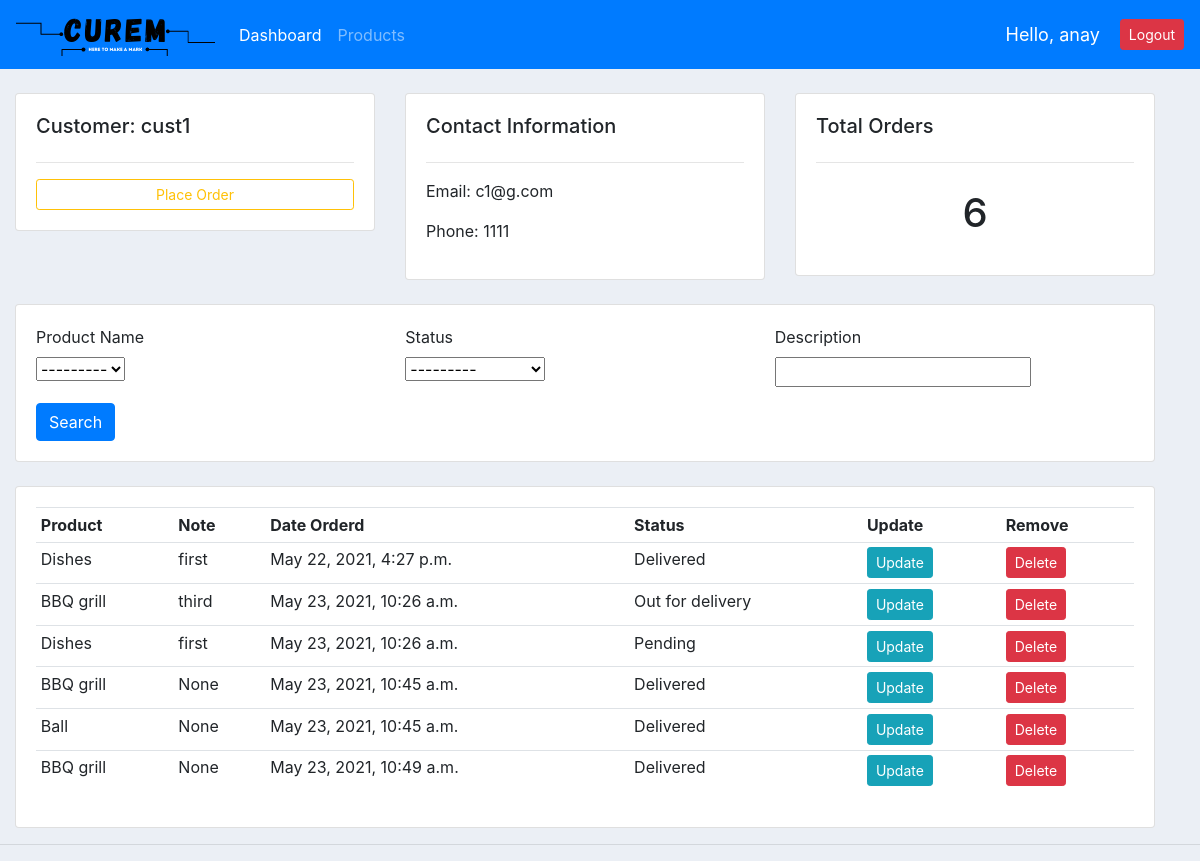
The app's page /customer/1 (signed in), older data.
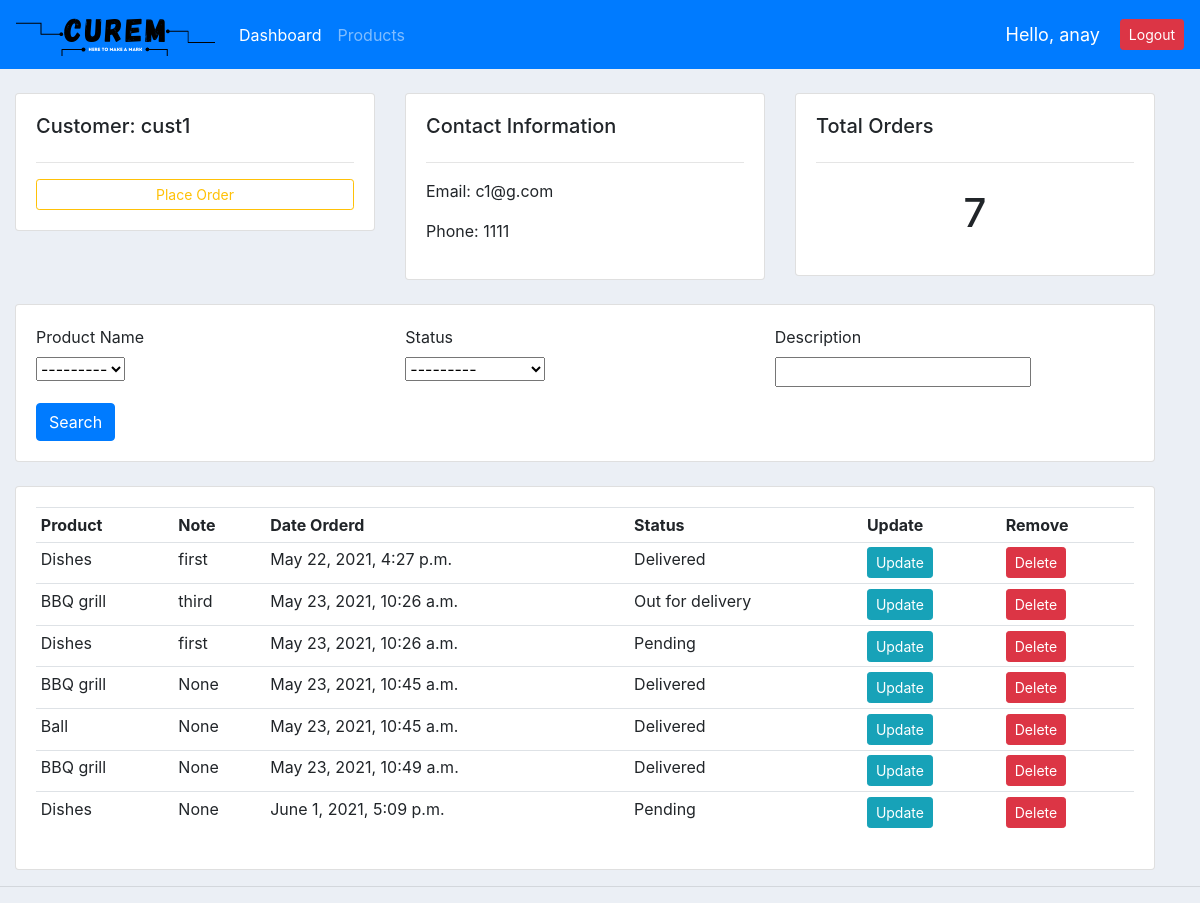
The same page, newer data.
### accounts/models.py (models this page shows, shortened)
class Order(models.Model):
    STATUS = (
			('Pending', 'Pending'),
			('Out for delivery', 'Out for delivery'),
			('Delivered', 'Delivered'),
			)
    customer = models.ForeignKey(Customer, null=True, on_delete=models.SET_NULL)
    product = models.ForeignKey(Product, null=True, on_delete=models.SET_NULL)
    date_created = models.DateTimeField(auto_now_add=True, null=True)
    status = models.CharField(max_length=200 , null=True, choices=STATUS)
    note = models.CharField(max_length=200 , null=True)

class Product(models.Model):
    CATEGORY = (
			('Indoor', 'Indoor'),
			('Out Door', 'Out Door'),
			)
    name = models.CharField(max_length=200, null=True)
    price= models.FloatField(null=True)
    category = models.CharField(max_length=200, null=True, choices=CATEGORY)
    description = models.CharField(max_length=500, null=True, blank=True)
    date_created = models.DateTimeField(auto_now_add=True, null=True)
    tags = models.ManyToManyField(Tag)
    def __str__(self):
        return self.name

### accounts/decorators.py (the view)
        def wrapper_func(request, *args, **kwargs):
            group = None
            if request.user.groups.exists():
                group = request.user.groups.all()[0].name
            if group in allowed_roles:
                return view_fumc(request, *args, **kwargs)
            else:
                return HttpResponse("Not Authorized!")

### accounts/views.py (called while the page is built)
@login_required(login_url='login')
@allowed_users(allowed_roles=['admin'])
def customer(request, pk_test):
    customer = Customer.objects.get(id=pk_test)
    orders = customer.order_set.all()
    order_count = customer.order_set.all().count()
    myFilter = OrderFilter(request.GET, queryset=orders)
    orders = myFilter.qs
    context = {'customer': customer, 'orders': orders, 'order_count':order_count, 'myFilter': myFilter}
    return render(request, 'accounts/customer.html', context)

### accounts/templates/accounts/customer.html (shortened to what this page needs)
{% extends 'accounts/main.html'%} {% block content %}
<br />
<div class="row container-fluid">
  <div class="col-md">
    <div class="card card-body">
      <h5>Customer: {{customer.name}}</h5>
      <hr />
      <a
        class="btn btn-outline-warning btn-sm btn-block"
        href="{%url 'create_order' customer.id %}"
        >Place Order
      </a>
    </div>
  </div>
  <div class="col-md">
    <div class="card card-body">
      <h5>Contact Information</h5>
      <hr />
      <p>Email: {{customer.email}}</p>
      <p>Phone: {{customer.phone}}</p>
    </div>
  </div>
  <div class="col-md">
    <div class="card card-body">
      <h5>Total Orders</h5>
      <hr />
      <h1 style="text-align: center; padding: 10px">{{order_count}}</h1>
    </div>
  </div>
</div>
<br />
<div class="row container-fluid">
  <div class="col">
    <div class="card card-body">
      <form method="get">
        <div class="form-row">
          <div class="form-group col-md">
            <label for="inputProduct">Product Name</label>
            <div class="">{{myFilter.form.product}}</div>
          </div>
          <div class="form-group col-md">
            <label for="inputStatus">Status</label>
            <div class="">{{myFilter.form.status}}</div>
          </div>
          <div class="form-group col-md">
            <label for="inputNote">Description</label>
            <div class="">{{myFilter.form.note}}</div>
          </div>
        </div>
        <button class="btn btn-primary" type="submit">Search</button>
      </form>
    </div>
  </div>
</div>
<br />
<div class="row container-fluid">
  <div class="col-md">
    <div class="card card-body">
      <table class="table table-sm">
        <tr>
          <th>Product</th>
          <th>Note</th>
          <th>Date Orderd</th>
          <th>Status</th>
          <th>Update</th>
          <th>Remove</th>
        </tr>
        {% for order in orders %}
        <tr>
          <td>{{order.product}}</td>
          <td>{{order.note}}</td>
          <td>{{order.date_created}}</td>
          <td>{{order.status}}</td>
          <td>
            <a
              class="btn btn-sm btn-info"
              aria-pressed="true"
              href="{% url 'update_order' order.id %}"
              >Update</a
            >
          </td>
          <td>
            <a
              class="btn btn-sm btn-danger"
              aria-pressed="true"
              href="{% url 'delete_order' order.id %}"
              >Delete</a
            >
          </td>
        </tr>
        {% endfor %}
      </table>
    </div>
  </div>
</div>
{% endblock %}

Row changes from the older to the newer data that the page shows:
added Order: product "Dishes", note "None", date_created "June 1, 2021, 5:09 p.m.", status "Pending"
Text that changed along with them:
{{ order_count }}: "6" → "7"
